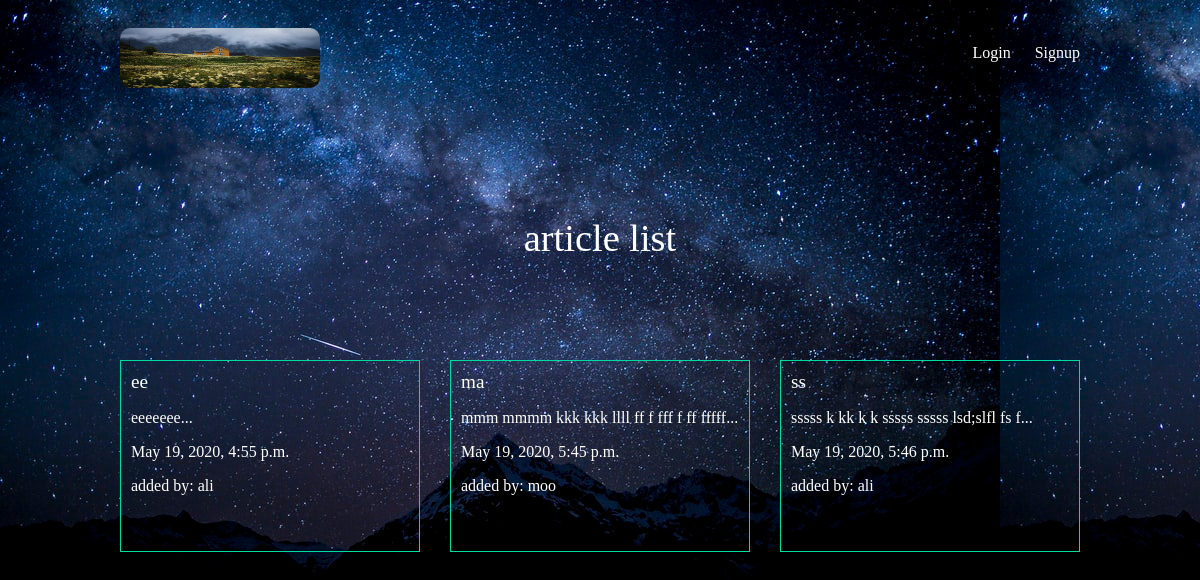
The app's page /articles/ with its own data.
### articles/models.py (models this page shows, shortened)
class Article(models.Model):
    title = models.CharField(max_length=100)
    slug = models.SlugField()
    body = models.TextField()
    date = models.DateTimeField(auto_now_add=True)
    thumb = models.ImageField(default='default.jpeg', blank=True)
    author = models.ForeignKey(User, default=None, on_delete=models.CASCADE,)
    def snippet(self):
        return self.body[:50] + '...'

### articles/views.py (the view)
def article_list(request):
    articles = Article.objects.all().order_by("date")
    return render(request, 'articles/article_list.html', {'articles': articles})

### articles/templates/articles/article_list.html
{% extends 'base_layout.html' %} {% block content%}
<h1>article list</h1>
<div class="articles">
  {% for article in articles %}
  <div class="article">
    <h2>
      <a href="{% url 'articles:details' slug=article.slug %}"
        >{{article.title}}</a
      >
    </h2>
    <p>{{article.snippet}}</p>
    <p>{{article.date}}</p>
    <p class="='author'">added by: {{article.author.username}}</p>
  </div>
  {%endfor%}
</div>
{% endblock %}

### assets/styles.css (style rules this page uses)
body { background-color: #0f121f; background-image: url(background.jpeg); background-repeat-y: no-repeat; color: #fff; }
body * { font-family: Ubuntu; }
h1, h2, h3, h4, h5 { font-weight: normal; margin: 0; }
a, a:hover, a:visited { color: #fff; text-decoration: none; }
div.wrapper > h1 { text-align: center; margin: 100px auto; font-size: 2.4em; }
.articles { display: grid; grid-template-columns: 1fr 1fr 1fr; grid-gap: 30px; }
.article { padding: 10px; border: 1px solid #00dba0; position: relative; padding-bottom: 40px; }
.article h2 { font-size: 1.2em; }

### records on screen
Article: title "ee", snippet "eeeeeee...", date "May 19, 2020, 4:55 p.m.", author.username "ali"
Article: title "ma", snippet "mmm mmmm kkk kkk llll ff f fff f ff fffff...", date "May 19, 2020, 5:45 p.m.", author.username "moo"
Article: title "ss", snippet "sssss k kk k k sssss sssss lsd;slfl fs f...", date "May 19, 2020, 5:46 p.m.", author.username "ali"
